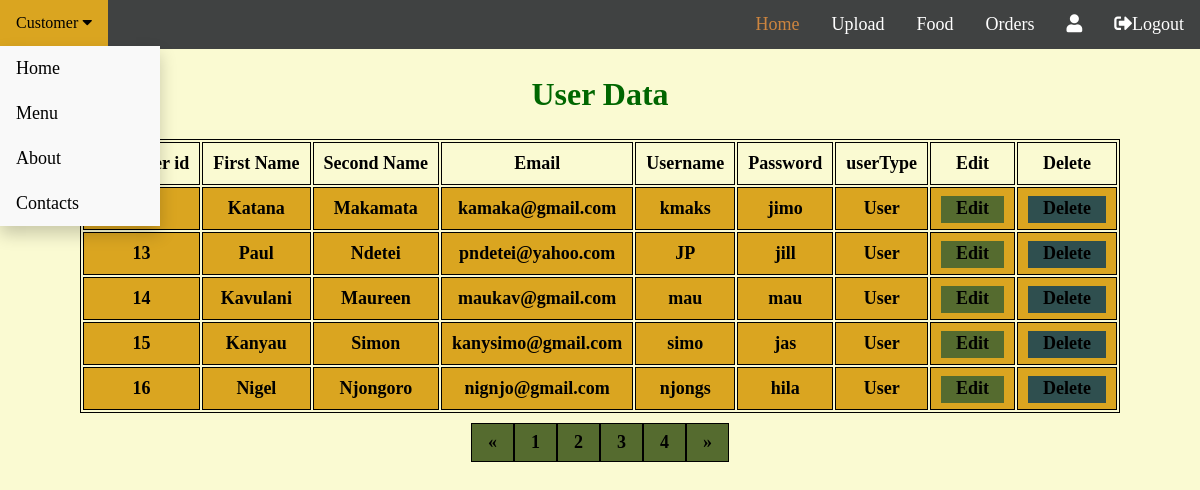
/displayUsers.php?pageno=2, run on the app's committed database.
### tables this page shows
CREATE TABLE `customer` (
  `customer_id` int(6) NOT NULL,
  `firstname` varchar(10) NOT NULL,
  `secondname` varchar(10) NOT NULL,
  `email` varchar(40) NOT NULL,
  `userName` varchar(255) NOT NULL,
  `userPassword` varchar(20) NOT NULL,
  `userType` varchar(255) NOT NULL
);

### displayUsers.php (the view, shortened to what this page needs)
<?php
require_once('connect.php');
?>
<!DOCTYPE html>
<html lang="en">
<head>
    <link rel="stylesheet" href="https://use.fontawesome.com/releases/v5.7.1/css/all.css">
</head>
<body>
    <div class="nav">
        <div class="dropdown">
            <button class="dropbtn">Customer
                <i class="fa fa-caret-down"></i>
            </button>
            <div class="dropdown-content">
                <a href="index1.php">Home</a>
                <a href="menu1.php">Menu</a>
                <a href="about.html">About</a>
                <a href="contact.php">Contacts</a>
            </div>
        </div>
        <a href="logout.php"><i class="fas fa-sign-out-alt"></i>Logout</a>
        <a href="profile.php" class="user"><i class="fas fa-user"></i><?php echo $_SESSION['user']['userName']; ?></a>
        <a href="view_order.php">Orders</a>
        <a href="view_food.php">Food</a>
        <a href="upload_image.php">Upload</a>
        <a href="index1.html" class="active">Home</a>
    </div>
    <section>
        <h1>User Data</h1>
        <table>
            <tr>
                <th>Customer id</th>
                <th>First Name</th>
                <th>Second Name</th>
                <th>Email</th>
                <th>Username</th>
                <th>Password</th>
                <th>userType</th>
                <th>Edit</th>
                <th>Delete</th>
            </tr>
            <?php
            if (isset($_GET['pageno'])) {
                $pageno = $_GET['pageno'];
            } else {
                $pageno = 1;
            }
            $records_per_page = 5;
            $offset = ($pageno - 1) * $records_per_page;
            $sql_total = "SELECT COUNT(*) FROM Customer";
            $result = mysqli_query($conn, $sql_total);
            $total_rows = mysqli_fetch_array($result)[0];
            $total_pages = ceil($total_rows / $records_per_page);
            $sql_result = "SELECT * FROM Customer LIMIT $offset, $records_per_page";
            $data = mysqli_query($conn, $sql_result);
            while ($row = mysqli_fetch_array($data)) {
            ?>
                <tr>
                    <td><?php echo $row['customer_id']; ?></td>
                    <td><?php echo $row['firstname']; ?></td>
                    <td><?php echo $row['secondname']; ?></td>
                    <td><?php echo $row['email']; ?></td>
                    <td><?php echo $row['userName']; ?></td>
                    <td><?php echo $row['userPassword']; ?></td>
                    <td><?php echo $row['userType']; ?></td>
                    <td>
                        <a href="edit.php?customer_id=<?php echo $row['customer_id']; ?>" class="edit_btn">Edit</a>
                    </td>
                    <td>
                        <a href="delete.php?customer_id=<?php echo $row['customer_id']; ?>" class="del_btn">Delete</a>
                    </td>
                </tr>
            <?php
            }
            ?>
        </table>
    </section>
    <div class="paginate">
        <a href="<?php if ($pageno <= 1) {
                        echo 'disabled';
                    }
                    if ($pageno <= 1) {
                        echo '#';
                    } else {
                        echo "?pageno=" . ($pageno - 1);
                    } ?>">&laquo;</a>
        <a href="?pageno=1">1</a>
        <a href="<?php if ($pageno >= $total_pages) {
                        echo 'disabled';
                    }
                    if ($pageno >= $total_pages) {
                        echo '#';
                    } else {
                        echo "?pageno=" . ($pageno + 1);
                    } ?> ">2</a>
        <a href="<?php if ($pageno >= $total_pages) {
                        echo 'disabled';
                    }
                    if ($pageno >= $total_pages) {
                        echo '#';
                    } else {
                        echo "?pageno=" . ($pageno + 1);
                    } ?>">3</a>
        <a href="<?php if ($pageno >= $total_pages) {
                        echo 'disabled';
                    }
                    if ($pageno >= $total_pages) {
                        echo '#';
                    } else {
                        echo "?pageno=" . ($pageno + 1);
                    } ?>">4</a>
        <a href="?pageno=<?php echo $total_pages; ?>">&raquo;</a>
    </div>
</body>
</html>

### displayUsers.php (style rules this page uses)
body { background-color: lightgoldenrodyellow; margin: 0; }
table { margin: 0 auto; font-size: large; border: 1px solid black; }
h1 { text-align: center; color: #006600; font-size: xx-large; font-family: fantasy; }
td { background-color: goldenrod; border: 1px solid black; }
th, td { font-weight: bold; border: 1px solid black; padding: 10px; text-align: center; }
td { font-weight: bold; }
.nav { background-color: #404242; overflow: hidden; }
.nav a { float: right; color: white; text-align: center; padding: 14px 16px; text-decoration: none; font-size: 18px; }
.nav a.active { color: peru; }
.paginate { display: inline-block; margin: auto; width: 50%; padding: 10px; display: flex; justify-content: center; }
.paginate a { font-weight: bold; font-size: 18px; color: black; float: left; padding: 8px 16px; text-decoration: none; border: 1px solid black; background-color: darkolivegreen; }
.edit_btn { background-color: darkolivegreen; color: black; padding: 2px 15px 5px 15px; text-decoration: none; }
.del_btn { background-color: darkslategray; color: black; padding: 2px 15px 5px 15px; text-decoration: none; }
.dropdown { float: left; overflow: hidden; }
.dropdown .dropbtn { font-size: 16px; border: none; outline: none; color: white; padding: 14px 16px; background-color: inherit; font-family: inherit; margin: 0; }
.dropdown-content { display: none; position: absolute; background-color: #f9f9f9; min-width: 160px; box-shadow: 0px 8px 16px 0px rgba(0, 0, 0, 0.2); z-index: 1; }
.dropdown-content a { float: none; color: black; padding: 12px 16px; text-decoration: none; display: block; text-align: left; }

### data on the page
customer: firstname "Katana", secondname "Makamata", email "kamaka@gmail.com", userName "kmaks", userPassword "jimo", userType "User"
customer: customer_id "13", firstname "Paul", secondname "Ndetei", email "pndetei@yahoo.com", userName "JP", userPassword "jill", userType "User"
customer: customer_id "14", firstname "Kavulani", secondname "Maureen", email "maukav@gmail.com", userName "mau", userPassword "mau", userType "User"
customer: customer_id "15", firstname "Kanyau", secondname "Simon", email "kanysimo@gmail.com", userName "simo", userPassword "jas", userType "User"
customer: customer_id "16", firstname "Nigel", secondname "Njongoro", email "nignjo@gmail.com", userName "njongs", userPassword "hila", userType "User"
